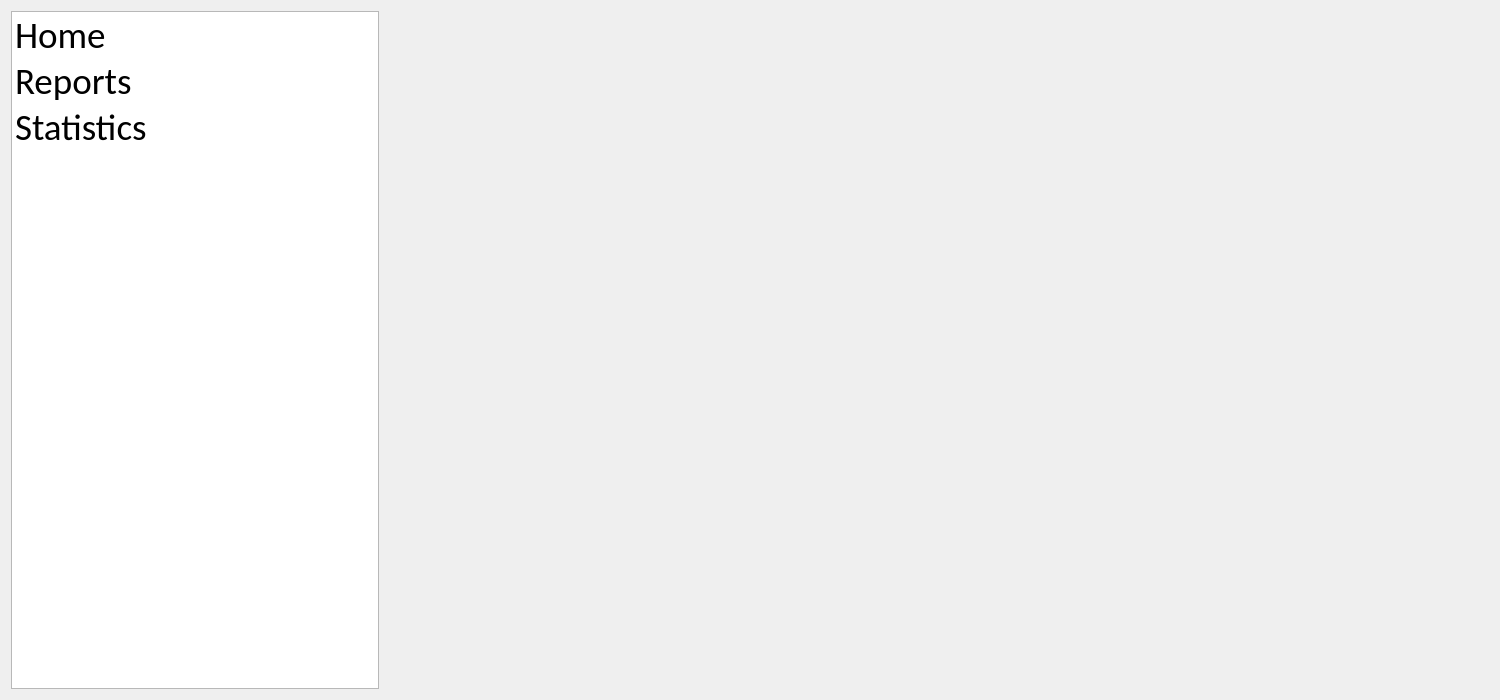
<?xml version="1.0" encoding="UTF-8"?>
<ui version="4.0">
 <class>Form</class>
 <widget class="QWidget" name="Form">
  <property name="geometry">
   <rect>
    <x>0</x>
    <y>0</y>
    <width>1500</width>
    <height>700</height>
   </rect>
  </property>
  <property name="windowTitle">
   <string>Form</string>
  </property>
  <layout class="QHBoxLayout" name="horizontalLayout">
   <item>
    <layout class="QHBoxLayout" name="horizontalLayout_2" stretch="1,3">
     <item>
      <widget class="QListWidget" name="listWidget">
       <property name="font">
        <font>
         <family>Calibri</family>
         <pointsize>28</pointsize>
         <italic>false</italic>
         <underline>false</underline>
         <fontweight>Light</fontweight>
        </font>
       </property>
       <property name="layoutDirection">
        <enum>Qt::LayoutDirection::LeftToRight</enum>
       </property>
       <property name="flow">
        <enum>QListView::Flow::TopToBottom</enum>
       </property>
       <property name="currentRow">
        <number>-1</number>
       </property>
       <property name="sortingEnabled">
        <bool>false</bool>
       </property>
       <item>
        <property name="text">
         <string>Home</string>
        </property>
       </item>
       <item>
        <property name="text">
         <string>Reports</string>
        </property>
       </item>
       <item>
        <property name="text">
         <string>Statistics</string>
        </property>
       </item>
      </widget>
     </item>
     <item>
      <widget class="QStackedWidget" name="mainStackWig">
       <property name="font">
        <font>
         <fontweight>DemiBold</fontweight>
        </font>
       </property>
       <property name="currentIndex">
        <number>3</number>
       </property>
       <widget class="QWidget" name="pageHome">
        <widget class="QLabel" name="label">
         <property name="geometry">
          <rect>
           <x>270</x>
           <y>240</y>
           <width>401</width>
           <height>221</height>
          </rect>
         </property>
         <property name="text">
          <string>HOME</string>
         </property>
        </widget>
       </widget>
       <widget class="QWidget" name="pageReport">
        <widget class="QLabel" name="label_3">
         <property name="geometry">
          <rect>
           <x>830</x>
           <y>360</y>
           <width>401</width>
           <height>221</height>
          </rect>
         </property>
         <property name="text">
          <string>report</string>
         </property>
        </widget>
       </widget>
       <widget class="QWidget" name="statistic">
        <widget class="QWidget" name="gridLayoutWidget">
         <property name="geometry">
          <rect>
           <x>0</x>
           <y>0</y>
           <width>1111</width>
           <height>681</height>
          </rect>
         </property>
         <layout class="QGridLayout" name="progressGrid"/>
        </widget>
       </widget>
       <widget class="QWidget" name="widget"/>
      </widget>
     </item>
    </layout>
   </item>
  </layout>
 </widget>
 <tabstops>
  <tabstop>listWidget</tabstop>
 </tabstops>
 <resources/>
 <connections>
  <connection>
   <sender>listWidget</sender>
   <signal>currentRowChanged(int)</signal>
   <receiver>mainStackWig</receiver>
   <slot>setCurrentIndex(int)</slot>
   <hints>
    <hint type="sourcelabel">
     <x>212</x>
     <y>188</y>
    </hint>
    <hint type="destinationlabel">
     <x>1295</x>
     <y>221</y>
    </hint>
   </hints>
  </connection>
 </connections>
</ui>
